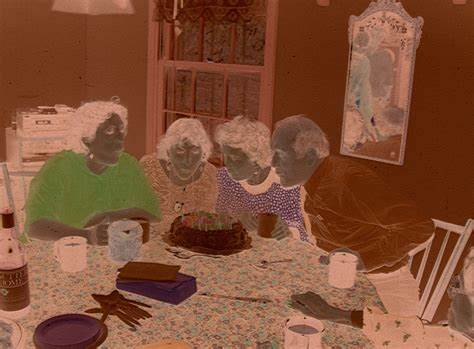
#> input picture images/OIP.jpeg, 474 x 349 px, found by its file name
$ python negative_2_rgb.py
#> lines starting #> are read from the running program, lines starting #| are printed output that depends on the picture
import cv2
import numpy as np

# Load the color negative image
color_negative = cv2.imread('./images/OIP.jpeg')
#> color_negative is the input picture: shape (349, 474, 3); mean B, G, R 53.9, 79.8, 130.7

# Check if the image was loaded successfully
if color_negative is None:
    print("Error: Could not load image. Please check the file path.")
else:
    # Define the maximum intensity for an 8-bit image
    L = 256  # Maximum intensity (0-255 for each channel)

    # Convert the color negative back to the original color image
    original_image = L - 1 - color_negative
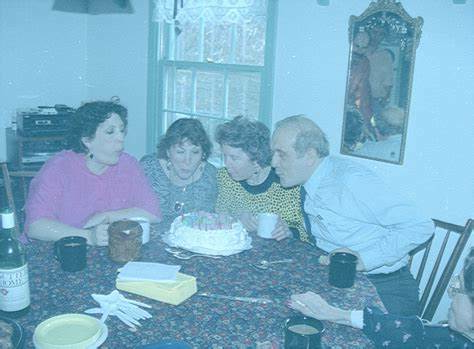
#> original_image: shape (349, 474, 3); mean B, G, R 201.1, 175.2, 124.3

    # Display the color negative and the restored original image
    cv2.imshow('Color Negative', color_negative)
    cv2.imshow('Restored Original Image', original_image)

    # Save the restored image if needed
    cv2.imwrite('restored_original_image.jpg', original_image)

    # Wait for user input and close the display windows
    cv2.waitKey(0)
    cv2.destroyAllWindows()

$ run again, with images/3.jpeg copied over images/OIP.jpeg
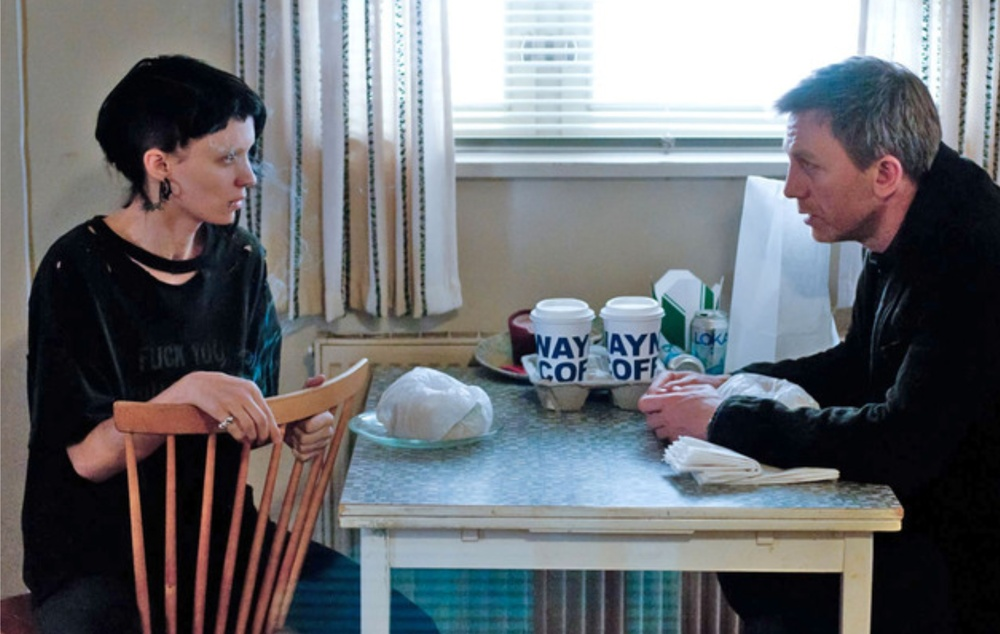
#> input picture images/3.jpeg, 1000 x 634 px, shrunk from 1893 x 1201 before the run, found by its file name
#> color_negative is the input picture: shape (634, 1000, 3); mean B, G, R 114.3, 110.1, 107.7
#> `original_image = L - 1 - color_negative`:
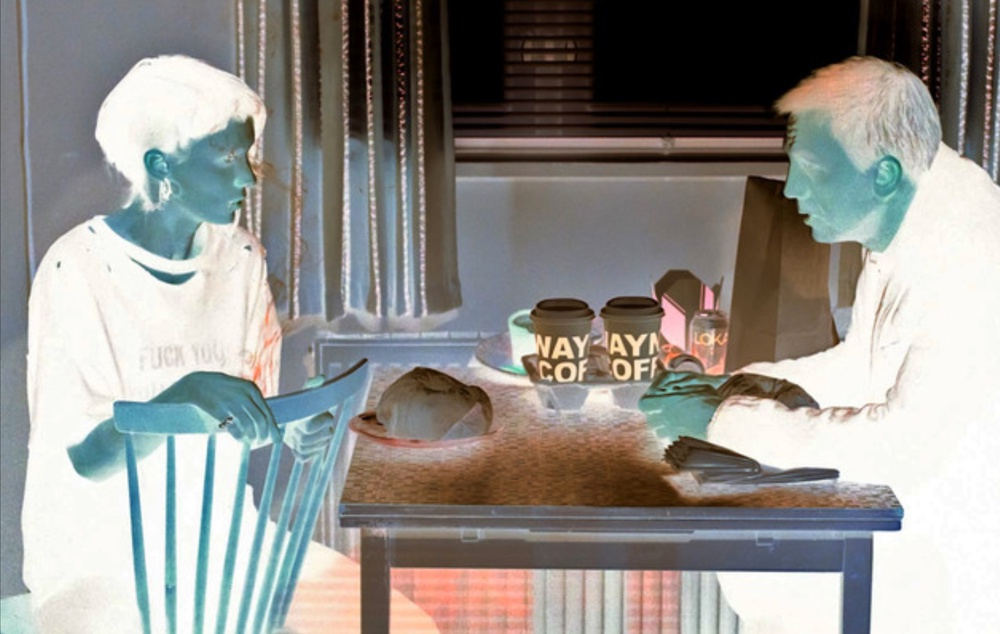
#> original_image: shape (634, 1000, 3); mean B, G, R 140.7, 144.9, 147.3

$ run again, with images/nois.jpeg copied over images/OIP.jpeg
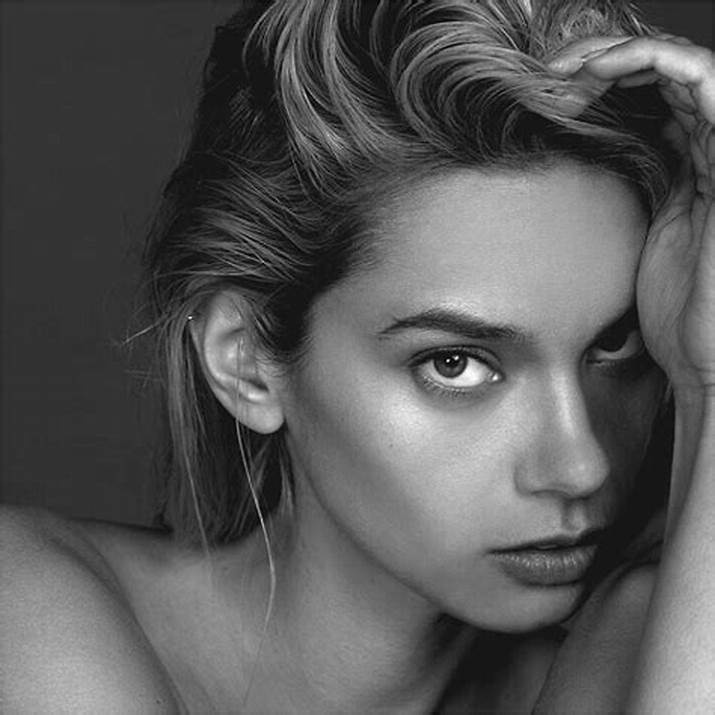
#> input picture images/nois.jpeg, 715 x 715 px, found by its file name
#> color_negative is the input picture: shape (715, 715, 3); min 0, max 255, mean 87.3
#> `original_image = L - 1 - color_negative`:
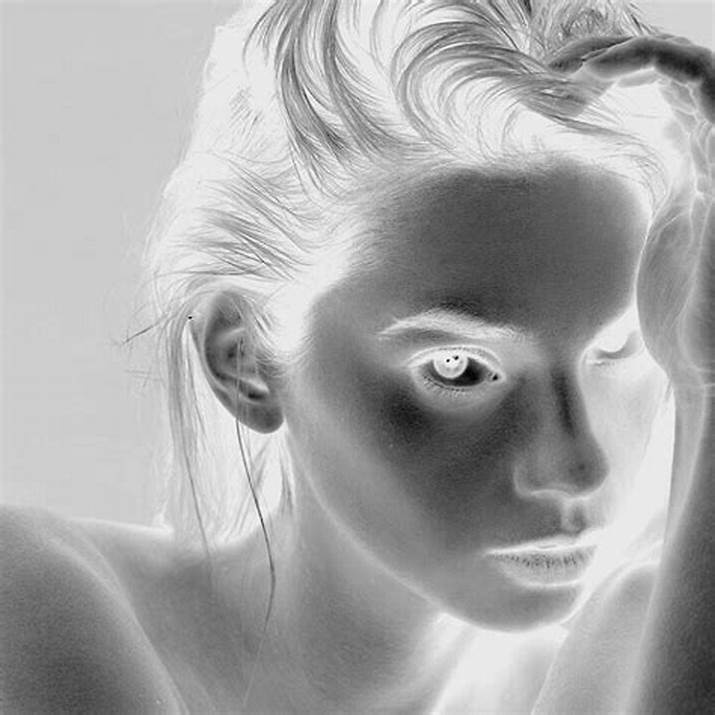
#> original_image: shape (715, 715, 3); min 0, max 255, mean 167.7
